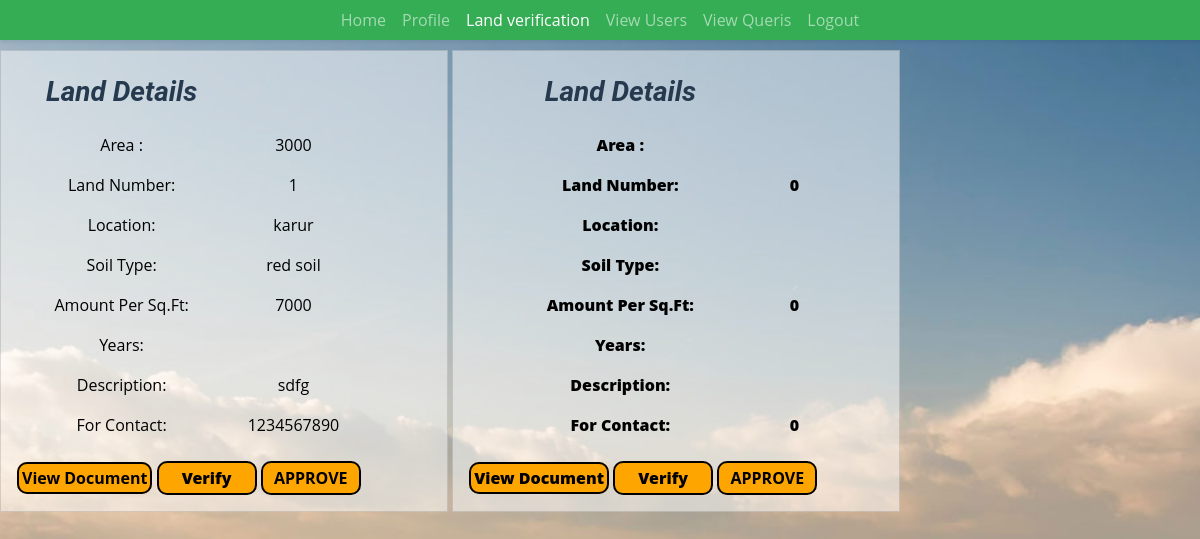
The app's page /landverify.php with its own data.
### tables this page shows
CREATE TABLE `products` (
  `plot_id` int(100) NOT NULL,
  `area` varchar(30) NOT NULL,
  `plotnumber` int(100) NOT NULL,
  `Location` varchar(100) NOT NULL,
  `Soiltype` varchar(50) NOT NULL,
  `Amount` int(5) NOT NULL,
  `description` varchar(250) NOT NULL,
  `document` varchar(100) NOT NULL,
  `user_id` int(100) NOT NULL,
  `Mobile` int(10) NOT NULL
);

### landverify.php (the view, shortened to what this page needs)
<?php
    include './includes/dbconfig.php';
    ?>
 <!DOCTYPE html>
 <html lang="en">
 <head>
     <link href="css/bootstrap.min.css" rel="stylesheet">
     <link href="css/design.css" rel="stylesheet">
 </head>
 <body style="background-image: url('./images/agriland.jpg');">
 <nav class="navbar navbar-expand-lg bg-primary navbar-dark shadow-sm py-3 py-lg-0 px-3 px-lg-5" id="home">
        <div class="collapse navbar-collapse" id="navbarCollapse">
            <div class="navbar-nav mx-auto py-0">
                <a href="Admin.php" class="nav-item nav-link ">Home</a>
                <a href="adminprofile.php" class="nav-item nav-link">Profile</a>
                <a href="landverify.php" class="nav-item nav-link active">Land verification</a>
                <a href="FarmerDetail.php" class="nav-item nav-link">View Users</a>
                <a href="Viewqueries.php" class="nav-item nav-link">View Queris</a>
                <a href="login.php" class="nav-item nav-link">Logout</a>
            </div>
        </div>
    </nav>
     <div class="products">
         <div class="box-container">
             <form action="" method="post">
                 <?php
                    $select = mysqli_query($conn, "select * from products");
                    if (mysqli_num_rows($select) > 0) {
                        while ($row = mysqli_fetch_array($select)) {
                    ?>
                         <div class="card opacity-100 " style="width: 28rem; margin-top: 10px; margin-bottom: 200px; display:inline-block;    background-color:rgba(255, 255, 255, 0.5);">
                             <div class="card-body text-center" style="display:inline-block">
                                 <table class="table  table-hover table-borderless" style="color:black;">
                                     <tr>
                                         <th>
                                             <h3><i>Land Details</i></h3>
                                         </th>
                                     </tr>
                                     <tr>
                                         <td>
                                             <div>Area :
                                         </td>
                                         <td><?php echo $row['area'] ?>
                             </div>
                             <tr>
                                 <td>
                                     <div>Land Number:
                                 </td>
                                 <td><?php echo $row['plotnumber'] ?>
                         </div>
                         <tr>
                             <td>
                                 <div>Location:
                             </td>
                             <td><?php echo $row['Location'] ?>
         </div>
         </td>
         </tr>
         <tr>
             <td>
                 <div>Soil Type:
             </td>
             <td><?php echo $row['Soiltype'] ?>
     </div>
     </td>
     </tr>
     <tr>
         <td>
             <div>Amount Per Sq.Ft:
         </td>
         <td><?php echo $row['Amount'] ?>
         </td>
     </tr>
     <tr>
                                         <td>
                                             <div>Years:
                                         </td>
                                         <td><?php echo $row['years'] ?>
                             </td>
                             </tr>
     <tr>
         <td>
             <div>Description:
         </td>
         <td><?php echo $row['description'] ?></div>
         </td>
     </tr>
     <tr>
         <td>
             <div>For Contact:
         </td>
         <td><?php echo $row['Mobile'] ?></div>
         </td>
     </tr>
     <a href="uploadedfile/<?php echo $row['document']; ?>" style="width: 100px; color:black; padding:3px; background-color:orange; border-radius: 10px; border:2px solid black;"><b>View Document<b></a>
     <a href="https://eservices.tn.gov.in/eservicesnew/land/chittaCheckNewRural_en.html?lan=en" type="submit"  name="addcart"style="width: 100px; color:black; padding:3px; background-color:orange; border-radius: 10px; border:2px solid black;"><b>Verify</b></a>
     <button name="addcart" type="submit" style="width: 100px; color:black; padding:3px; background-color:orange; border-radius: 10px; border:2px solid black;"><b>APPROVE<b></button>
 <?php }
                    } ?>
 </body>
 </html>

### css/design.css (style rules this page uses)
:root { --primary: #0d0e0d; --secondary: #FF9933; --light: #F6FFF2; --dark: #263A4F; }

### landverify.php (style rules this page uses)
body { background-image: url('./images/agriland.jpg'); background-size: cover; background-position: center; background-repeat: no-repeat; height: 100vh; margin: 0; }

### records on screen
products: area "3000", plotnumber "1", Location "karur", Soiltype "red soil", Amount "7000", description "sdfg", Mobile "1234567890"
products: plotnumber "0", Amount "0", Mobile "0"
